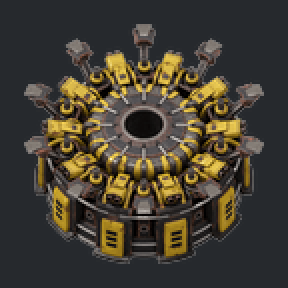
#> input picture thumbnail.png, 144 x 144 px (shown 2 times larger)
$ python make_thumbnail.py ../thumbnail.png ../thumbnail.png
#> lines starting #> are read from the running program, lines starting #| are printed output that depends on the picture
#!/usr/bin/env python3
"""Build the mod thumbnail from K2's big roboport sprite.

Usage: python3 make_thumbnail.py <src.png> <out.png>
Trims transparent margins, scales to fit, centers on a dark background.
"""
import sys

from PIL import Image

SIZE = 144
PAD = 12
BG = (38, 41, 45, 255)

src_path, out_path = sys.argv[1], sys.argv[2]

sprite = Image.open(src_path).convert("RGBA")
#> sprite is the input picture: PIL image 144x144 RGBA; mean R, G, B, A 66.1, 60.6, 49.3, 253.4
bbox = sprite.getbbox()
#> bbox = (0, 0, 144, 144)
if bbox is None:
    raise SystemExit("sprite is fully transparent")
sprite = sprite.crop(bbox)

fit = SIZE - 2 * PAD
scale = fit / max(sprite.size)
#> scale = 0.833
new_size = (max(1, round(sprite.width * scale)), max(1, round(sprite.height * scale)))
#> new_size = (120, 120)
sprite = sprite.resize(new_size, Image.LANCZOS)
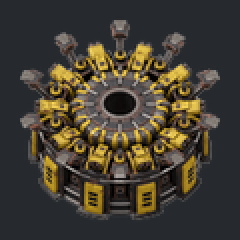
#> sprite: PIL image 120x120 RGBA (shown 2 times larger); mean R, G, B, A 66.2, 60.7, 49.3, 253.2; transparent parts drawn white

canvas = Image.new("RGBA", (SIZE, SIZE), BG)
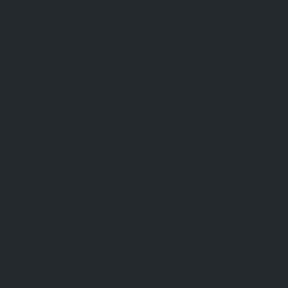
#> canvas: PIL image 144x144 RGBA (shown 2 times larger); mean R, G, B, A 38, 41, 45, 255
canvas.paste(sprite, ((SIZE - new_size[0]) // 2, (SIZE - new_size[1]) // 2), sprite)
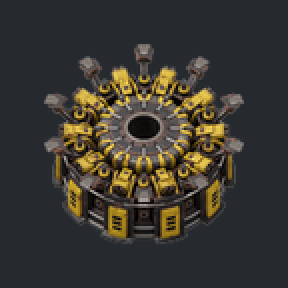
#> canvas: PIL image 144x144 RGBA (shown 2 times larger); mean R, G, B, A 57.4, 54.6, 47.9, 253.9; transparent parts drawn white
canvas.save(out_path, "PNG")
print(f"{out_path}: {SIZE}x{SIZE}, sprite {new_size[0]}x{new_size[1]} from crop {bbox}")
#| ../thumbnail.png: 144x144, sprite 120x120 from crop (0, 0, 144, 144)
